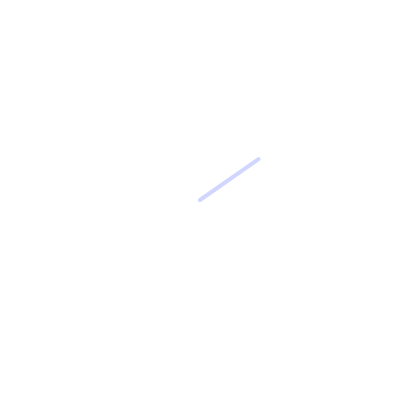
Frame 1 (no input)
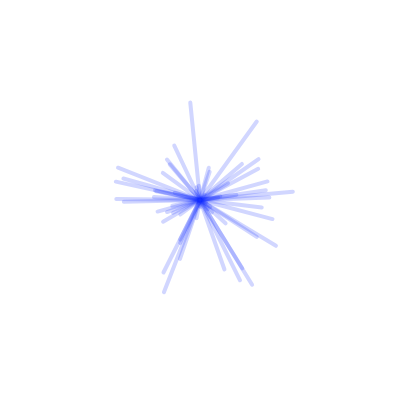
Frame 60 (no input)
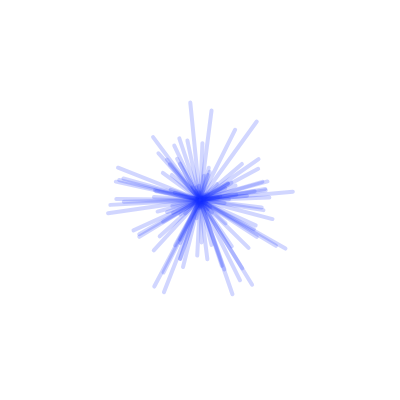
Frame 120 (the mouse pressed at the canvas centre since frame 60)

The p5.js sketch that drew these frames (run headless with seeded random() and noise() and a simulated clock; from frame 60 on, the mouse is pressed at the canvas centre):

// p5.js sketch
// ── sketch.js
function setup() {
  createCanvas(400, 400);
  background(255);  
}

function draw() {
  translate(width / 2, height / 2);
  
  let v = p5.Vector.random2D();
  v.mult(random(100));
  strokeWeight(4);
  stroke(25,50,254,50);
  line(0, 0, v.x, v.y);
}
